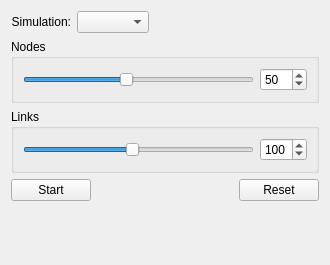
<?xml version="1.0" encoding="UTF-8"?>
<ui version="4.0">
 <class>Controls</class>
 <widget class="QWidget" name="Controls">
  <property name="geometry">
   <rect>
    <x>0</x>
    <y>0</y>
    <width>330</width>
    <height>265</height>
   </rect>
  </property>
  <property name="sizePolicy">
   <sizepolicy hsizetype="Preferred" vsizetype="Preferred">
    <horstretch>0</horstretch>
    <verstretch>0</verstretch>
   </sizepolicy>
  </property>
  <property name="windowTitle">
   <string>Controls</string>
  </property>
  <layout class="QGridLayout" name="gridLayout_3">
   <item row="0" column="0">
    <layout class="QHBoxLayout" name="horizontalLayout">
     <item>
      <widget class="QLabel" name="label_3">
       <property name="text">
        <string>Simulation:</string>
       </property>
       <property name="alignment">
        <set>Qt::AlignRight|Qt::AlignTrailing|Qt::AlignVCenter</set>
       </property>
      </widget>
     </item>
     <item>
      <widget class="QComboBox" name="simBox"/>
     </item>
     <item>
      <spacer name="horizontalSpacer">
       <property name="orientation">
        <enum>Qt::Horizontal</enum>
       </property>
       <property name="sizeHint" stdset="0">
        <size>
         <width>40</width>
         <height>20</height>
        </size>
       </property>
      </spacer>
     </item>
    </layout>
   </item>
   <item row="1" column="0">
    <widget class="QGroupBox" name="groupBox_2">
     <property name="title">
      <string>Nodes</string>
     </property>
     <layout class="QGridLayout" name="gridLayout">
      <item row="0" column="0">
       <widget class="QSlider" name="nodeSlider">
        <property name="minimum">
         <number>10</number>
        </property>
        <property name="maximum">
         <number>100</number>
        </property>
        <property name="value">
         <number>50</number>
        </property>
        <property name="orientation">
         <enum>Qt::Horizontal</enum>
        </property>
       </widget>
      </item>
      <item row="0" column="1">
       <widget class="QSpinBox" name="nodeSpinBox">
        <property name="minimum">
         <number>10</number>
        </property>
        <property name="maximum">
         <number>100</number>
        </property>
        <property name="value">
         <number>50</number>
        </property>
       </widget>
      </item>
     </layout>
    </widget>
   </item>
   <item row="2" column="0">
    <widget class="QGroupBox" name="groupBox">
     <property name="title">
      <string>Links</string>
     </property>
     <layout class="QGridLayout" name="gridLayout_2">
      <item row="0" column="0">
       <widget class="QSlider" name="linkSlider">
        <property name="minimum">
         <number>10</number>
        </property>
        <property name="maximum">
         <number>200</number>
        </property>
        <property name="value">
         <number>100</number>
        </property>
        <property name="orientation">
         <enum>Qt::Horizontal</enum>
        </property>
       </widget>
      </item>
      <item row="0" column="1">
       <widget class="QSpinBox" name="linkSpinBox">
        <property name="minimum">
         <number>10</number>
        </property>
        <property name="maximum">
         <number>200</number>
        </property>
        <property name="value">
         <number>100</number>
        </property>
       </widget>
      </item>
     </layout>
    </widget>
   </item>
   <item row="3" column="0">
    <layout class="QHBoxLayout" name="horizontalLayout_2">
     <property name="sizeConstraint">
      <enum>QLayout::SetDefaultConstraint</enum>
     </property>
     <property name="topMargin">
      <number>0</number>
     </property>
     <property name="rightMargin">
      <number>0</number>
     </property>
     <property name="bottomMargin">
      <number>0</number>
     </property>
     <item>
      <widget class="QPushButton" name="pauseButton">
       <property name="text">
        <string>Start</string>
       </property>
      </widget>
     </item>
     <item>
      <spacer name="horizontalSpacer_2">
       <property name="orientation">
        <enum>Qt::Horizontal</enum>
       </property>
       <property name="sizeHint" stdset="0">
        <size>
         <width>40</width>
         <height>20</height>
        </size>
       </property>
      </spacer>
     </item>
     <item>
      <widget class="QPushButton" name="resetButton">
       <property name="sizePolicy">
        <sizepolicy hsizetype="Minimum" vsizetype="Fixed">
         <horstretch>0</horstretch>
         <verstretch>0</verstretch>
        </sizepolicy>
       </property>
       <property name="text">
        <string>Reset</string>
       </property>
      </widget>
     </item>
    </layout>
   </item>
   <item row="4" column="0">
    <spacer name="verticalSpacer">
     <property name="orientation">
      <enum>Qt::Vertical</enum>
     </property>
     <property name="sizeHint" stdset="0">
      <size>
       <width>20</width>
       <height>2</height>
      </size>
     </property>
    </spacer>
   </item>
  </layout>
 </widget>
 <tabstops>
  <tabstop>simBox</tabstop>
  <tabstop>nodeSlider</tabstop>
  <tabstop>nodeSpinBox</tabstop>
  <tabstop>linkSlider</tabstop>
  <tabstop>linkSpinBox</tabstop>
  <tabstop>resetButton</tabstop>
 </tabstops>
 <resources/>
 <connections>
  <connection>
   <sender>linkSlider</sender>
   <signal>valueChanged(int)</signal>
   <receiver>linkSpinBox</receiver>
   <slot>setValue(int)</slot>
   <hints>
    <hint type="sourcelabel">
     <x>90</x>
     <y>159</y>
    </hint>
    <hint type="destinationlabel">
     <x>193</x>
     <y>153</y>
    </hint>
   </hints>
  </connection>
  <connection>
   <sender>nodeSlider</sender>
   <signal>valueChanged(int)</signal>
   <receiver>nodeSpinBox</receiver>
   <slot>setValue(int)</slot>
   <hints>
    <hint type="sourcelabel">
     <x>139</x>
     <y>85</y>
    </hint>
    <hint type="destinationlabel">
     <x>203</x>
     <y>80</y>
    </hint>
   </hints>
  </connection>
 </connections>
</ui>
